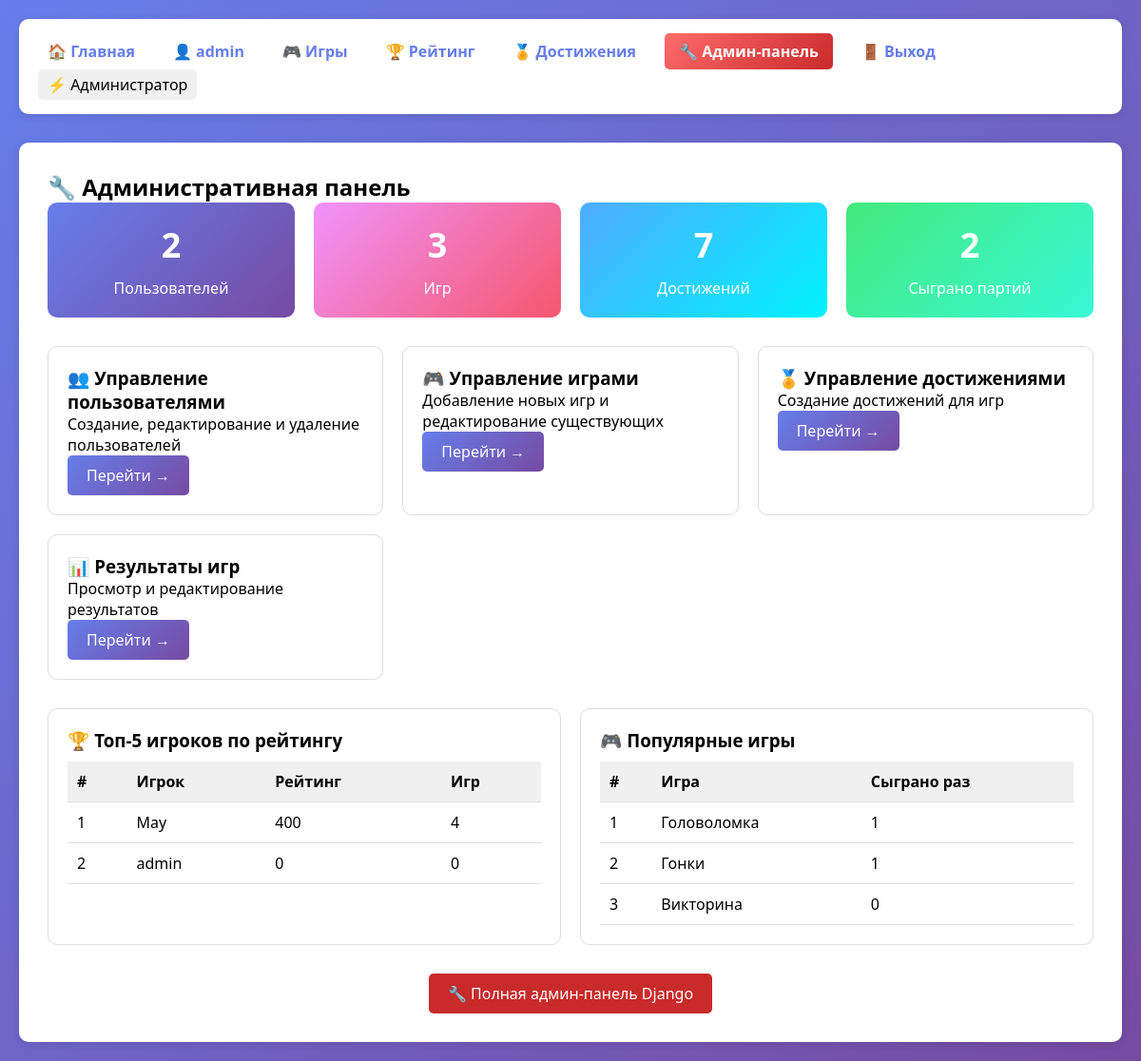
The app's page /admin-panel/ (signed in) with its own data.
### apps/users/models.py (models this page shows, shortened)
class CustomUser(AbstractUser):
    rating = models.IntegerField(default=0)
    games_played = models.IntegerField(default=0)
    class Meta:
        verbose_name = 'Пользователь'
        verbose_name_plural = 'Пользователи'

### apps/games/models.py (models this page shows, shortened)
class Game(models.Model):
    name = models.CharField(max_length=100, verbose_name='Название')
    description = models.TextField(verbose_name='Описание')
    max_score = models.IntegerField(verbose_name='Максимальный балл')
    class Meta:
        verbose_name = 'Игра'
        verbose_name_plural = 'Игры'

### apps/users/views.py (the view)
# urls.py: path('admin-panel/', user_views.admin_panel, name='admin_panel'),
@login_required
def admin_panel(request):
    if not request.user.is_staff:
        messages.error(request, 'У вас нет доступа к админ-панели')
        return redirect('home')
    from apps.games.models import Game, PlayerGameRecord
    from apps.ratings.models import Achievement
    total_users = CustomUser.objects.count()
    total_games = Game.objects.count()
    total_achievements = Achievement.objects.count()
    total_records = PlayerGameRecord.objects.count()
    top_players = CustomUser.objects.all().order_by('-rating')[:5]
    popular_games = Game.objects.annotate(
        plays_count=models.Count('player_records')
    ).order_by('-plays_count')[:5]
    context = {
        'total_users': total_users,
        'total_games': total_games,
        'total_achievements': total_achievements,
        'total_records': total_records,
        'top_players': top_players,
        'popular_games': popular_games,
    }
    return render(request, 'admin_dashboard.html', context)

### templates/admin_dashboard.html (shortened to what this page needs)
{% extends 'base.html' %}
{% block content %}
<h2>🔧 Административная панель</h2>
{% if user.is_staff %}
<div style="display: grid; grid-template-columns: repeat(auto-fit, minmax(200px, 1fr)); gap: 20px; margin-bottom: 30px;">
    <div style="background: linear-gradient(135deg, #667eea 0%, #764ba2 100%); color: white; padding: 20px; border-radius: 10px; text-align: center;">
        <h3 style="font-size: 36px; margin: 0;">{{ total_users }}</h3>
        <p style="margin: 10px 0 0;">Пользователей</p>
    </div>
    <div style="background: linear-gradient(135deg, #f093fb 0%, #f5576c 100%); color: white; padding: 20px; border-radius: 10px; text-align: center;">
        <h3 style="font-size: 36px; margin: 0;">{{ total_games }}</h3>
        <p style="margin: 10px 0 0;">Игр</p>
    </div>
    <div style="background: linear-gradient(135deg, #4facfe 0%, #00f2fe 100%); color: white; padding: 20px; border-radius: 10px; text-align: center;">
        <h3 style="font-size: 36px; margin: 0;">{{ total_achievements }}</h3>
        <p style="margin: 10px 0 0;">Достижений</p>
    </div>
    <div style="background: linear-gradient(135deg, #43e97b 0%, #38f9d7 100%); color: white; padding: 20px; border-radius: 10px; text-align: center;">
        <h3 style="font-size: 36px; margin: 0;">{{ total_records }}</h3>
        <p style="margin: 10px 0 0;">Сыграно партий</p>
    </div>
</div>
<div style="display: grid; grid-template-columns: repeat(auto-fit, minmax(300px, 1fr)); gap: 20px; margin-bottom: 30px;">
    <div style="border: 1px solid #ddd; padding: 20px; border-radius: 10px;">
        <h3>👥 Управление пользователями</h3>
        <p>Создание, редактирование и удаление пользователей</p>
        <a href="/admin/users/customuser/" class="btn">Перейти →</a>
    </div>
    <div style="border: 1px solid #ddd; padding: 20px; border-radius: 10px;">
        <h3>🎮 Управление играми</h3>
        <p>Добавление новых игр и редактирование существующих</p>
        <a href="/admin/games/game/" class="btn">Перейти →</a>
    </div>
    <div style="border: 1px solid #ddd; padding: 20px; border-radius: 10px;">
        <h3>🏅 Управление достижениями</h3>
        <p>Создание достижений для игр</p>
        <a href="/admin/ratings/achievement/" class="btn">Перейти →</a>
    </div>
    <div style="border: 1px solid #ddd; padding: 20px; border-radius: 10px;">
        <h3>📊 Результаты игр</h3>
        <p>Просмотр и редактирование результатов</p>
        <a href="/admin/games/playergamerecord/" class="btn">Перейти →</a>
    </div>
</div>
<div style="display: grid; grid-template-columns: 1fr 1fr; gap: 20px;">
    <div style="border: 1px solid #ddd; padding: 20px; border-radius: 10px;">
        <h3>🏆 Топ-5 игроков по рейтингу</h3>
        <table style="width: 100%; margin-top: 10px;">
            <thead>
                <tr><th>#</th><th>Игрок</th><th>Рейтинг</th><th>Игр</th></tr>
            </thead>
            <tbody>
                {% for player in top_players %}
                <tr>
                    <td>{{ forloop.counter }}</td>
                    <td>{{ player.username }}</td>
                    <td>{{ player.rating }}</td>
                    <td>{{ player.games_played }}</td>
                </tr>
                {% empty %}
                <tr><td colspan="4">Нет данных</td></tr>
                {% endfor %}
            </tbody>
        </table>
    </div>
    <div style="border: 1px solid #ddd; padding: 20px; border-radius: 10px;">
        <h3>🎮 Популярные игры</h3>
        <table style="width: 100%; margin-top: 10px;">
            <thead>
                <tr><th>#</th><th>Игра</th><th>Сыграно раз</th></tr>
            </thead>
            <tbody>
                {% for game in popular_games %}
                <tr>
                    <td>{{ forloop.counter }}</td>
                    <td>{{ game.name }}</td>
                    <td>{{ game.plays_count }}</td>
                </tr>
                {% empty %}
                <tr><td colspan="3">Нет данных</td></tr>
                {% endfor %}
            </tbody>
        </table>
    </div>
</div>
<div style="margin-top: 30px; text-align: center;">
    <a href="/admin/" class="btn" style="background: #c92a2a;">🔧 Полная админ-панель Django</a>
</div>
{% else %}
<div style="text-align: center; padding: 50px;">
    <h3>⛔ Доступ запрещен</h3>
    <p>У вас нет прав администратора для доступа к этой странице.</p>
    <a href="/" class="btn">Вернуться на главную</a>
</div>
{% endif %}
{% endblock %}

### templates/base.html (shortened to what this page needs)
<!DOCTYPE html>
<html lang="ru">
<head>
</head>
<body>
    <div class="container">
        <nav>
            <div class="nav-links">
                <a href="/">🏠 Главная</a>
                {% if user.is_authenticated %}
                    <a href="{% url 'profile' %}">👤 {{ user.username }}</a>
                    <a href="{% url 'games_list' %}">🎮 Игры</a>
                    <a href="{% url 'leaderboard' %}">🏆 Рейтинг</a>
                    <a href="{% url 'my_achievements' %}">🏅 Достижения</a>
                    {% if user.is_staff or user.is_superuser %}
                        <a href="/admin/" class="admin-btn" target="_blank">🔧 Админ-панель</a>
                    {% endif %}
                    <a href="{% url 'logout' %}">🚪 Выход</a>
                {% else %}
                    <a href="{% url 'login' %}">🔐 Вход</a>
                    <a href="{% url 'register' %}">📝 Регистрация</a>
                {% endif %}
            </div>
            {% if user.is_authenticated and user.is_staff %}
                <div class="user-info">
                    ⚡ Администратор
                </div>
            {% endif %}
        </nav>
        <div class="content">
            {% block content %}{% endblock %}
        </div>
    </div>
</body>
</html>

### templates/base.html (style rules this page uses)
* { margin: 0; padding: 0; box-sizing: border-box; }
body { font-family: 'Segoe UI', Tahoma, Geneva, Verdana, sans-serif; background: linear-gradient(135deg, #667eea 0%, #764ba2 100%); min-height: 100vh; }
.container { max-width: 1200px; margin: 0 auto; padding: 20px; }
nav { background: white; padding: 15px 20px; border-radius: 10px; margin-bottom: 30px; box-shadow: 0 2px 10px rgba(0,0,0,0.1); display: flex; justify-content: space-between; align-items: center; flex-wrap: wrap; }
.nav-links { display: flex; gap: 20px; flex-wrap: wrap; align-items: center; }
nav a { color: #667eea; text-decoration: none; font-weight: bold; padding: 5px 10px; border-radius: 5px; transition: all 0.3s; }
.admin-btn { background: linear-gradient(135deg, #ff6b6b 0%, #c92a2a 100%); color: white !important; padding: 8px 15px !important; border-radius: 5px; }
.content { background: white; padding: 30px; border-radius: 10px; box-shadow: 0 2px 10px rgba(0,0,0,0.1); }
button, .btn { background: linear-gradient(135deg, #667eea 0%, #764ba2 100%); color: white; border: none; padding: 10px 20px; border-radius: 5px; cursor: pointer; font-size: 16px; text-decoration: none; display: inline-block; }
table { width: 100%; border-collapse: collapse; }
th, td { padding: 10px; text-align: left; border-bottom: 1px solid #ddd; }
th { background: #f0f0f0; }
.user-info { background: #f0f0f0; padding: 5px 10px; border-radius: 5px; font-weight: normal; }

### records on screen
CustomUser: username "admin", rating "0", games_played "0"
CustomUser: username "May", rating "400", games_played "4"
Game: name "Головоломка", plays_count "1"
Game: name "Гонки", plays_count "1"
Game: name "Викторина", plays_count "0"

### other values on screen
{{ total_users }} "2"
{{ total_games }} "3"
{{ total_achievements }} "7"
{{ total_records }} "2"
